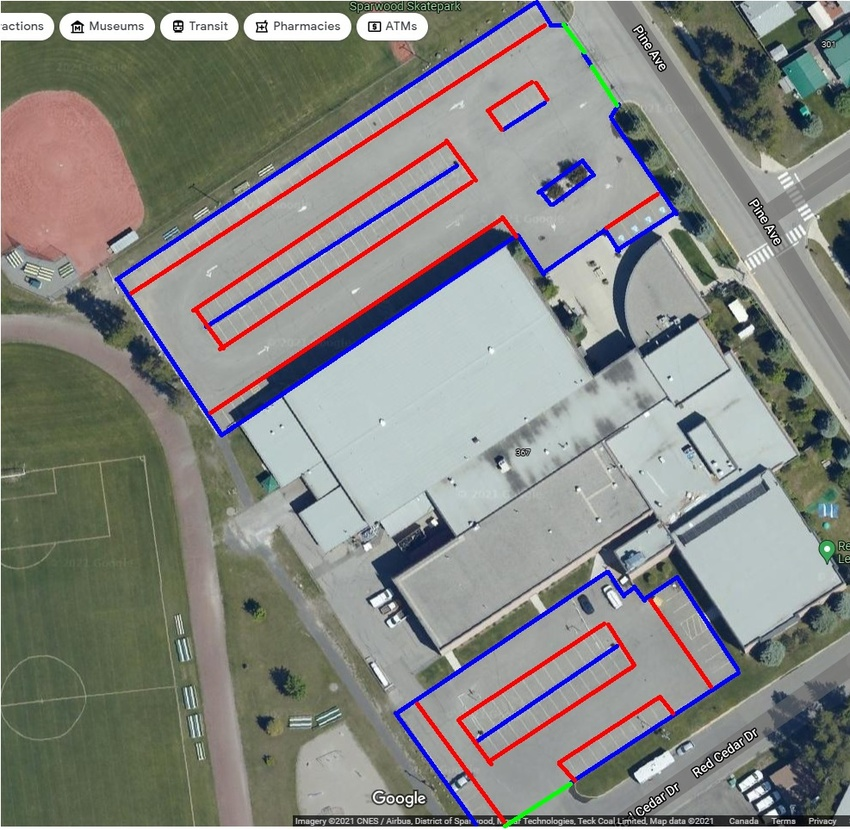
#> input picture Labelled Parking Lot.jpg, 850 x 830 px, shrunk from 987 x 964 before the run
$ python 'process image.py'
#> lines starting #> are read from the running program, lines starting #| are printed output that depends on the picture; after the words box and inside, x2 and y2 are one past the last pixel; in counts of white or black regions, pixels touching at a corner belong together
import cv2 as cv
import numpy as np

parkingLot = cv.imread('Labelled Parking Lot.jpg')
#> parkingLot is the input picture: shape (830, 850, 3); mean B, G, R 130.6, 135, 134
parkingLot_hsv = cv.cvtColor(parkingLot, cv.COLOR_RGB2HSV)
#> parkingLot_hsv: shape (830, 850, 3); mean H, S, V 62.9, 45.9, 146

# Define color ranges for masks
lower_green = np.array([50, 100, 100])
upper_green = np.array([70, 255, 255])
lower_blue = np.array([0, 100, 100])
upper_blue = np.array([10, 255, 255])
lower_red = np.array([110, 100, 100])
upper_red = np.array([130, 255, 255])

# create masks for boundary, parking spots, and entry
boundary_mask = cv.inRange(parkingLot_hsv, lower_blue, upper_blue)
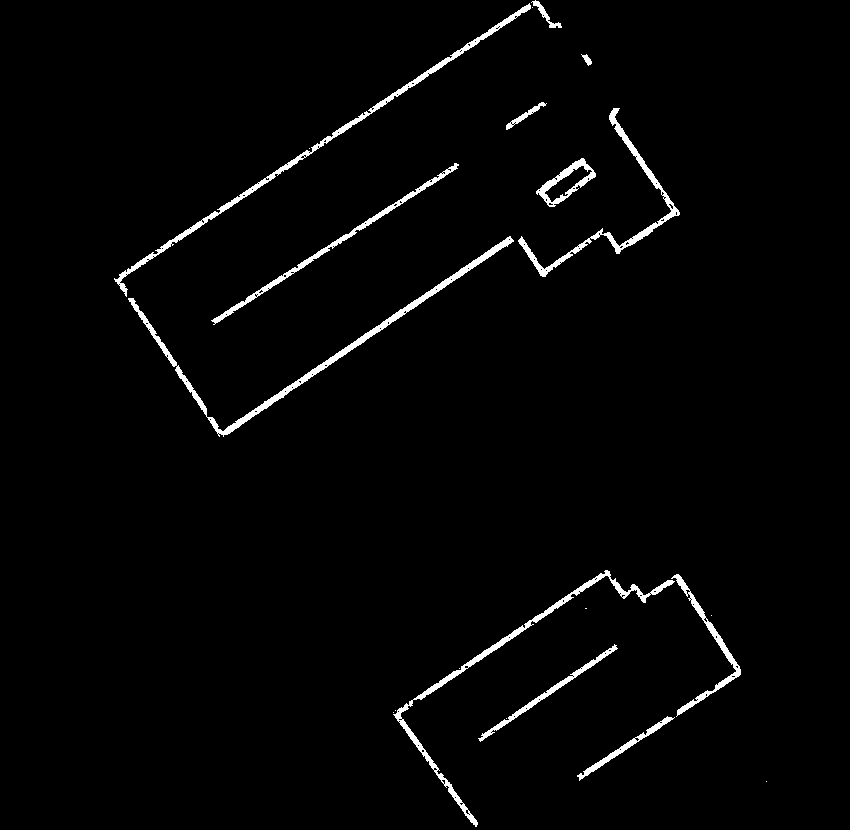
#> boundary_mask: shape (830, 850); 2.1% white; 21 white regions (9 under 20 px), largest, box (x1, y1, x2, y2) and area: (128, 236, 514, 437) 2881, (114, 3, 531, 297) 2509, (393, 570, 675, 827) 2367
parkingSpot_mask = cv.inRange(parkingLot_hsv, lower_red, upper_red)
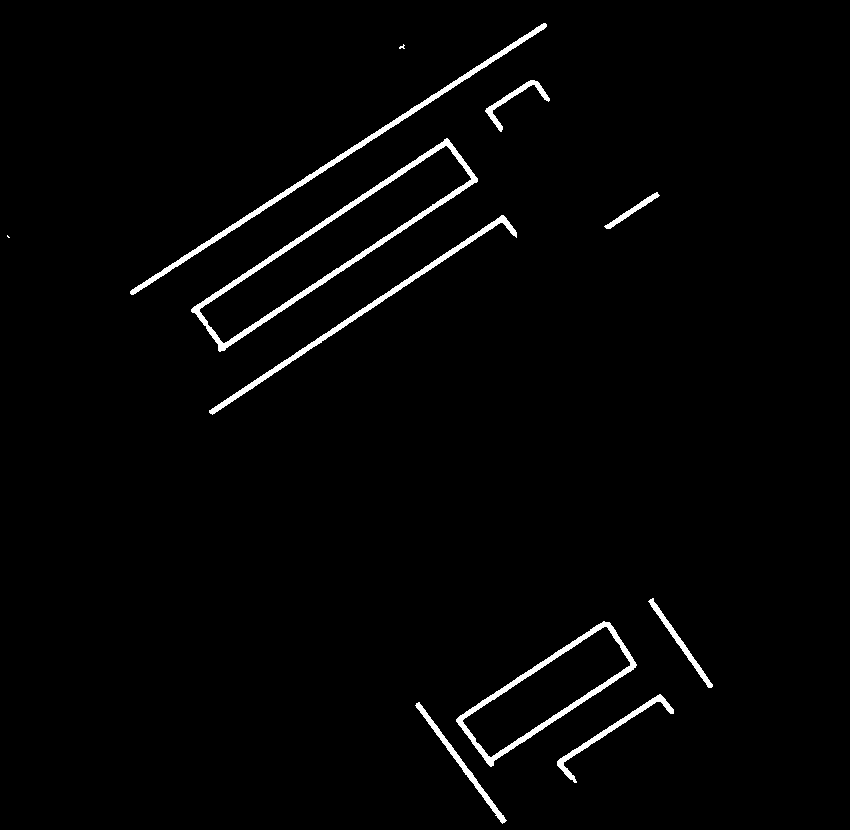
#> parkingSpot_mask: shape (830, 850); 2% white; 11 white regions (2 under 20 px), largest, box (x1, y1, x2, y2) and area: (191, 138, 478, 352) 3781, (130, 23, 547, 295) 2627, (456, 621, 637, 767) 2452
entry_mask = cv.inRange(parkingLot_hsv, lower_green, upper_green)
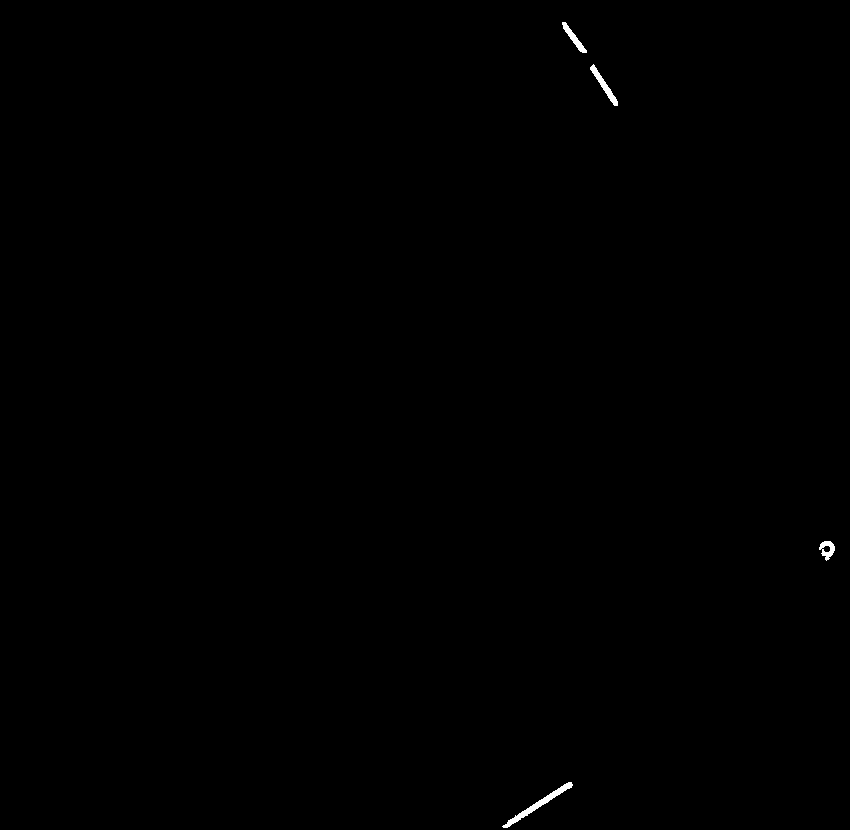
#> entry_mask: shape (830, 850); 0.16% white; 4 white regions, box (x1, y1, x2, y2) and area: (502, 782, 573, 828) 461, (590, 64, 618, 106) 268, (562, 22, 587, 53) 211, (819, 541, 835, 561) 174

# Use mask to extract the area of interest
boundary_result = cv.bitwise_and(parkingLot_hsv, parkingLot_hsv, mask=boundary_mask)
#> boundary_result: shape (830, 850, 3); mean H, S, V 0, 4.5, 4.1
parkingSpot_result = cv.bitwise_and(parkingLot_hsv, parkingLot_hsv, mask=parkingSpot_mask)
#> parkingSpot_result: shape (830, 850, 3); mean H, S, V 2.4, 4.2, 4.2
entry_result = cv.bitwise_and(parkingLot_hsv, parkingLot_hsv, mask=entry_mask)
#> entry_result: shape (830, 850, 3); mean H, S, V 0.1, 0.3, 0.3

# Combine results for boundary, parking spots and entry
blend1 = cv.addWeighted(boundary_result, 1, parkingSpot_result, 1, 0)
#> blend1: shape (830, 850, 3); mean H, S, V 2.4, 8.7, 8.3
blend2 = cv.addWeighted(blend1, 1, entry_result, 1, 0)
#> blend2: shape (830, 850, 3); mean H, S, V 2.5, 9, 8.6

# [7 lines of commented-out code are left out]
pic_RGB = cv.cvtColor(blend2, cv.COLOR_HSV2RGB)
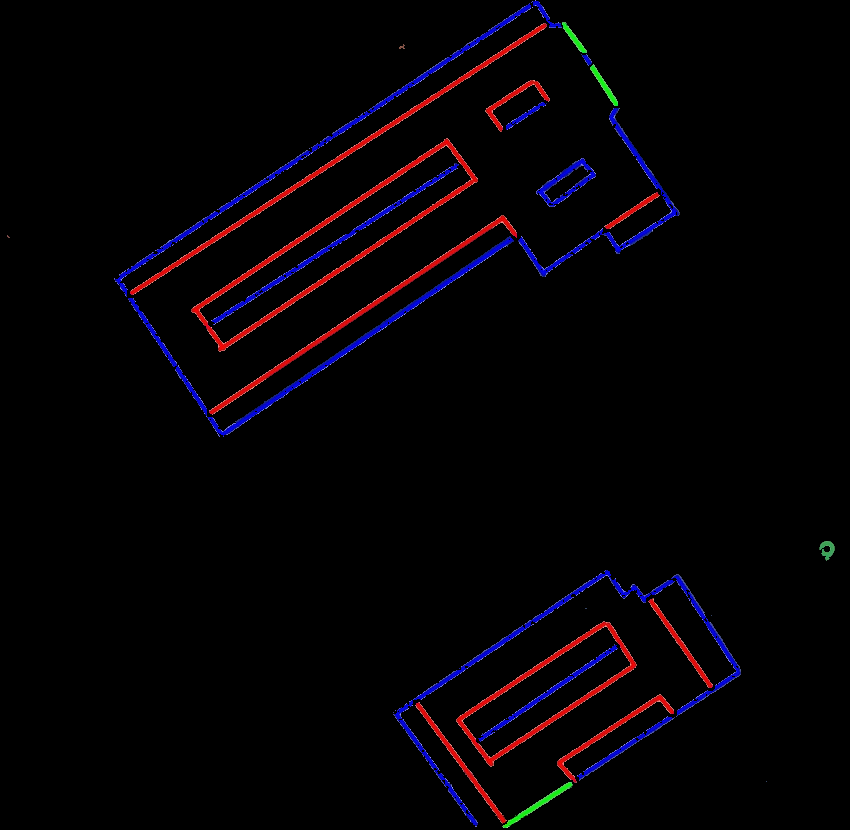
#> pic_RGB: shape (830, 850, 3); mean B, G, R 4.9, 1.7, 4.8
cv.imwrite('Edited Parking Lot.jpg', pic_RGB)

# cv.imshow('Parking Lot', closing)
# cv.waitKey(0)
# cv.destroyAllWindows()
